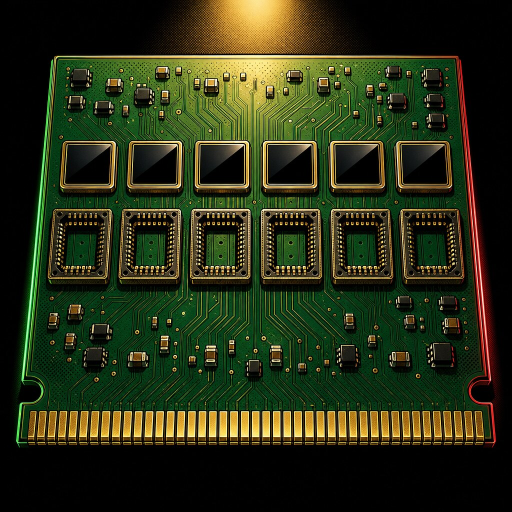
#> input picture ez/tools/concepts/worlds/comic/story/h/proof5/img/d-sockets-a.jpg, 1024 x 1024 px (shown at 1/2 size)
$ python rects.py img/d-sockets-a.jpg
#> lines starting #> are read from the running program, lines starting #| are printed output that depends on the picture; after the words box and inside, x2 and y2 are one past the last pixel; in counts of white or black regions, pixels touching at a corner belong together
import sys
from PIL import Image
import numpy as np
sys.setrecursionlimit(100000)
for f in sys.argv[1:]:
  im=np.asarray(Image.open(f).convert('L').resize((250,250)),dtype=float)
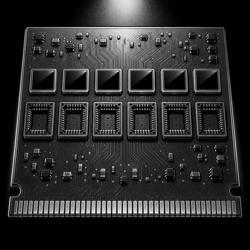
#> im: shape (250, 250) float64; min 0, max 241, mean 43.2
  m=im<50;seen=np.zeros_like(m);out=[]
#> after `m = im < 50`:
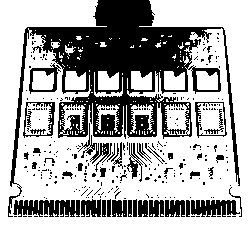
#> m: shape (250, 250) bool; 68.8% white; 301 black regions (261 under 20 px), largest, box (x1, y1, x2, y2) and area: (8, 0, 240, 217) 13406, (13, 200, 80, 217) 869, (191, 200, 240, 217) 606
  for y in range(250):
    for x in range(250):
      if m[y,x] and not seen[y,x]:
        st=[(y,x)];seen[y,x]=1;pts=[]
        while st:
          a,b=st.pop();pts.append((a,b))
          for c,d in((a+1,b),(a-1,b),(a,b+1),(a,b-1)):
            if 0<=c<250 and 0<=d<250 and m[c,d] and not seen[c,d]:seen[c,d]=1;st.append((c,d))
        if 60<len(pts)<40000:
          ys=[p[0] for p in pts];xs=[p[1] for p in pts];x0,x1,y0,y1=min(xs),max(xs),min(ys),max(ys)
          if x1-x0<240 and y1-y0<240:out.append((x0*4,y0*4,(x1-x0+1)*4,(y1-y0+1)*4,round(len(pts)/((x1-x0+1)*(y1-y0+1)),2)))
  print(f.split('/')[-1],sorted(out,key=lambda r:(r[1]//40,r[0])))
